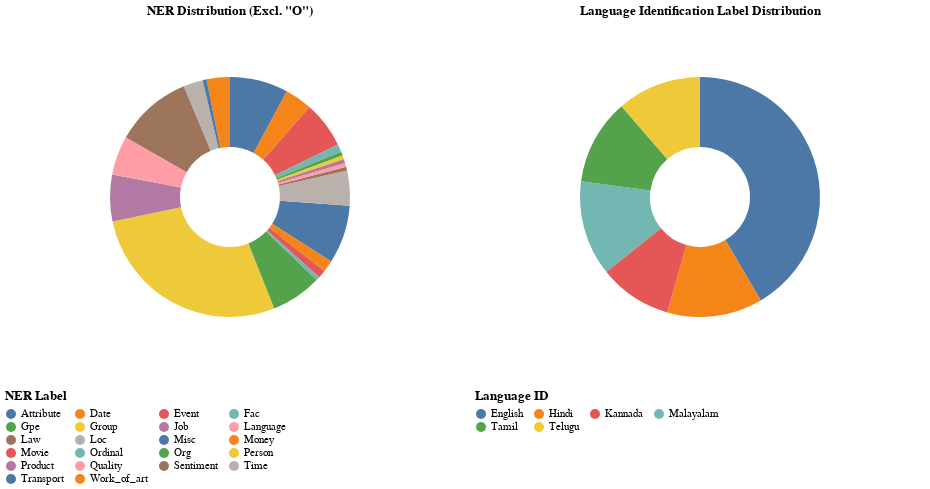

The code cell stored with this chart in its notebook:
### Code cell
combined = (ner_chart | lid_chart).resolve_scale(
    color='independent'
).configure_legend(
    orient='bottom',
    columns=4,
    titleFontSize=13,
    labelFontSize=11
).configure_view(
    stroke=None
)

combined.show()

### Figure 1 — Vega-Lite specification as saved in the notebook (floating-point values rounded to 4 significant figures)
{"config": {"view": {"continuousWidth": 300, "continuousHeight": 300, "stroke": null}, "legend": {"columns": 4, "labelFontSize": 11, "orient": "bottom", "titleFontSize": 13}}, "hconcat": [{"data": {"name": "data-07e2f865b853faaefd1deb85b3a9377e"}, "mark": {"type": "arc", "innerRadius": 50, "outerRadius": 120}, "encoding": {"color": {"field": "label", "legend": {"orient": "bottom"}, "title": "NER Label", "type": "nominal"}, "theta": {"field": "count", "stack": true, "type": "quantitative"}, "tooltip": [{"field": "label", "type": "nominal"}, {"field": "count", "type": "quantitative"}, {"field": "percent", "format": ".1%", "type": "quantitative"}]}, "height": 350, "title": "NER Distribution (Excl. \"O\")", "width": 450}, {"data": {"name": "data-df6df257327d588af7f62e9f82a3b798"}, "mark": {"type": "arc", "innerRadius": 50, "outerRadius": 120}, "encoding": {"color": {"field": "label", "legend": {"orient": "bottom"}, "title": "Language ID", "type": "nominal"}, "theta": {"field": "count", "stack": true, "type": "quantitative"}, "tooltip": [{"field": "label", "type": "nominal"}, {"field": "count", "type": "quantitative"}, {"field": "percent", "format": ".1%", "type": "quantitative"}]}, "height": 350, "title": "Language Identification Label Distribution", "width": 450}], "resolve": {"scale": {"color": "independent"}}, "$schema": "https://vega.github.io/schema/vega-lite/v5.20.1.json", "datasets": {"data-07e2f865b853faaefd1deb85b3a9377e": [{"label": "Person", "count": 53, "percent": 0.2775, "percent_label": "27.7%"}, {"label": "Sentiment", "count": 20, "percent": 0.1047, "percent_label": "10.5%"}, {"label": "Misc", "count": 15, "percent": 0.07853, "percent_label": "7.9%"}, {"label": "Attribute", "count": 15, "percent": 0.07853, "percent_label": "7.9%"}, {"label": "Org", "count": 13, "percent": 0.06806, "percent_label": "6.8%"}, {"label": "Product", "count": 12, "percent": 0.06283, "percent_label": "6.3%"}, {"label": "Event", "count": 12, "percent": 0.06283, "percent_label": "6.3%"}, {"label": "Quality", "count": 10, "percent": 0.05236, "percent_label": "5.2%"}, {"label": "Loc", "count": 9, "percent": 0.04712, "percent_label": "4.7%"}, {"label": "Date", "count": 7, "percent": 0.03665, "percent_label": "3.7%"}, {"label": "Work_of_art", "count": 6, "percent": 0.03141, "percent_label": "3.1%"}, {"label": "Time", "count": 5, "percent": 0.02618, "percent_label": "2.6%"}, {"label": "Money", "count": 3, "percent": 0.01571, "percent_label": "1.6%"}, {"label": "Fac", "count": 2, "percent": 0.01047, "percent_label": "1.0%"}, {"label": "Movie", "count": 2, "percent": 0.01047, "percent_label": "1.0%"}, {"label": "Gpe", "count": 1, "percent": 0.005236, "percent_label": "0.5%"}, {"label": "Law", "count": 1, "percent": 0.005236, "percent_label": "0.5%"}, {"label": "Language", "count": 1, "percent": 0.005236, "percent_label": "0.5%"}, {"label": "Ordinal", "count": 1, "percent": 0.005236, "percent_label": "0.5%"}, {"label": "Group", "count": 1, "percent": 0.005236, "percent_label": "0.5%"}, {"label": "Transport", "count": 1, "percent": 0.005236, "percent_label": "0.5%"}, {"label": "Job", "count": 1, "percent": 0.005236, "percent_label": "0.5%"}], "data-df6df257327d588af7f62e9f82a3b798": [{"label": "English", "count": 410, "percent": 0.4154, "percent_label": "41.5%"}, {"label": "Hindi", "count": 127, "percent": 0.1287, "percent_label": "12.9%"}, {"label": "Malayalam", "count": 127, "percent": 0.1287, "percent_label": "12.9%"}, {"label": "Tamil", "count": 114, "percent": 0.1155, "percent_label": "11.6%"}, {"label": "Telugu", "count": 112, "percent": 0.1135, "percent_label": "11.3%"}, {"label": "Kannada", "count": 97, "percent": 0.09828, "percent_label": "9.8%"}]}}
